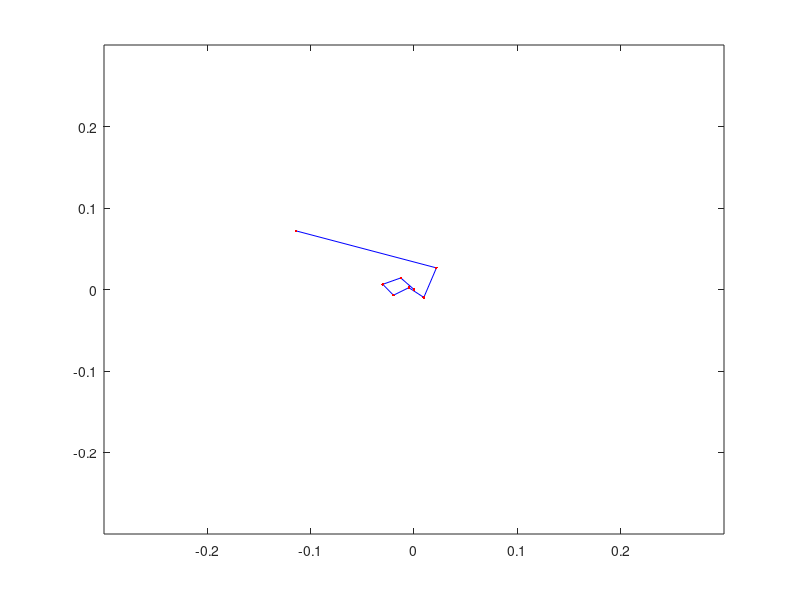

Write the MATLAB code that produced this figure.
% load('resultsFK.mat')
% load('Parameters.mat')
% q=q_OS;
% %q0(2)=1.03;
% 
% %q=X(:,8:14);
% % 
% X=zeros(length(q),8);
% Y=zeros(length(q),8);
% Z=zeros(length(q),8);
% for i=1:length(X)
% [X(i,:),Y(i,:),Z(i,:)]=plotarm(q(i,:));
% end
% save('jointsFK.mat')
load('jointsFK.mat')
figure
F1(length(X)) = struct('cdata',[],'colormap',[]); % initializes frames
for i=1:length(X)
plot(X(i,:),Y(i,:),'b-')%,'linewidth',3)
hold on
plot(X(i,:),Y(i,:),'r.')%,'markersize',30)
hold on
axis([-0.3 0.3 -0.3 0.3])
F1(i) = getframe;
pause(0.05)
hold off
end

% save('frames_FK.mat','F1');
% v = VideoWriter('video_FK.avi');
% v.FrameRate=7;
% open(v);
% writeVideo(v,F1);
% close(v);